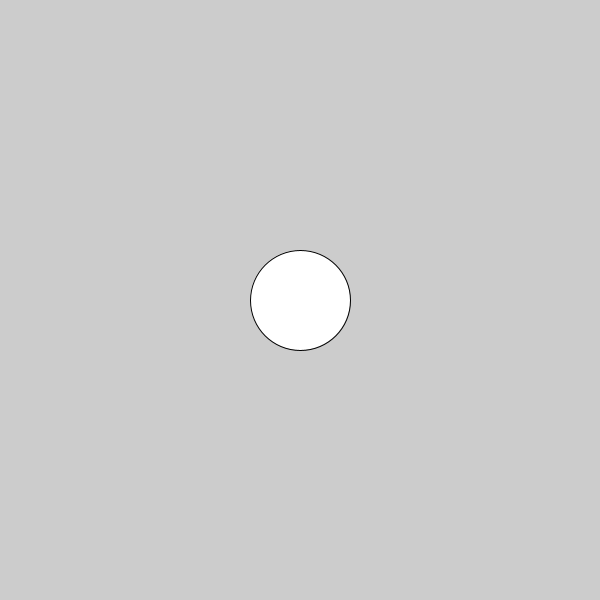
Frame 1 (no input)
Frame 60 (the mouse pressed at the canvas centre just before this capture): identical to frame 1, image omitted
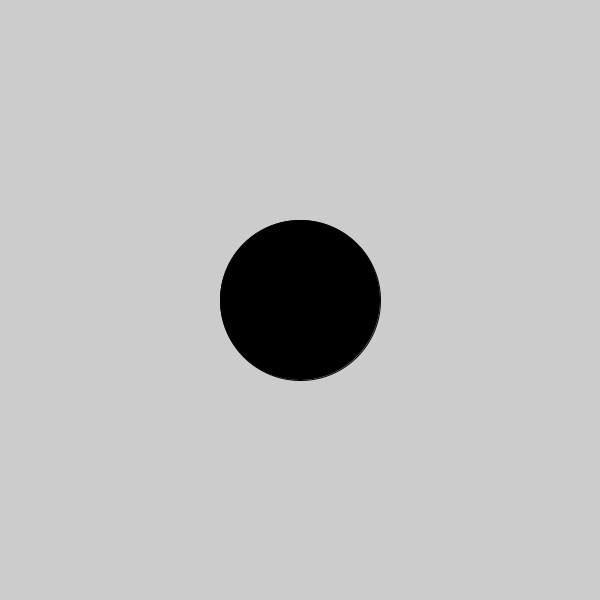
Frame 120 (the mouse held since frame 60 and released just before this capture)

The Processing sketch that drew these frames (run headless with seeded random() and noise(); from frame 60 on, the mouse is pressed at the canvas centre):

// Processing sketch: c_round_button
// ── c_round_button.pde
// Circular buttons
// Must be a circle, not an oval

float x = 300;
float y = 300;
float radius = 100;

// Used to keep track of whether a button is pressed
boolean on;

void setup() {
	size(600, 600);
}

void draw() {
  background(204);
  //dist() function to get the dis- tance from the center of the circle to the cursor
  // test to see if that distance is less than the radius of the circle
  float d = dist(mouseX, mouseY, x, y);
  //when dist is less than the radius
  // and When the mouse is pressed, the state of the button is toggled.
  if (d < radius && mousePressed) {
    radius++; //incrament the radius by 1
    fill(0);
    on = true;

  } else {
    fill(255);
    on = false;
  }
  ellipse(x, y, radius, radius);
}
